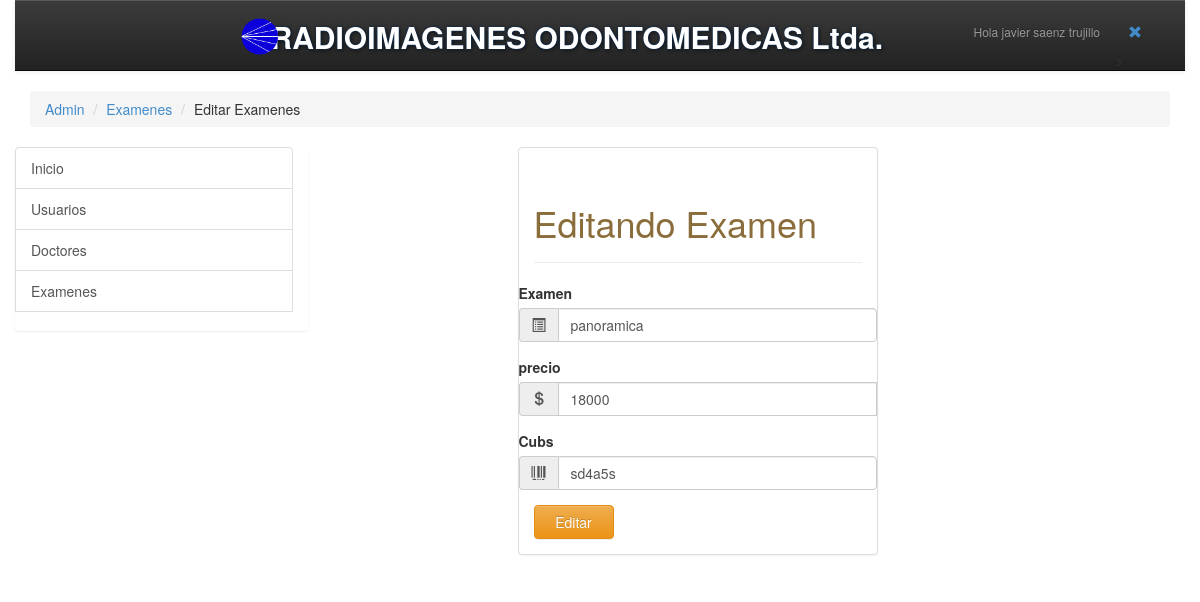
Page /usuarios/admin/tablas/examenes/php/editar.php?id=1 (signed in) on the committed database.
### tables this page shows
CREATE TABLE `usuario` (
  `id_usuario` int(11) NOT NULL,
  `nom_usuario` varchar(40) NOT NULL,
  `nick` varchar(10) NOT NULL,
  `clave` varchar(10) NOT NULL,
  `tipo` int(1) NOT NULL
);

CREATE TABLE `examen` (
  `id_examen` int(11) NOT NULL,
  `nom_examen` varchar(50) NOT NULL,
  `precio` int(7) NOT NULL,
  `cubs` varchar(8) NOT NULL
);

### usuarios/admin/tablas/examenes/php/editar.php (the view, shortened to what this page needs)
<?php
include('../../../../../cp/conexion.php');
$id=$_SESSION['id'];
$sql =" SELECT *
        FROM  usuario
        WHERE id_usuario=$id";
$consulta = $enlace->query($sql);
$reg = $consulta->fetch_object();
if($reg->tipo=="1"){
  $url_logo="../../../../../cp/";
$idusu = $_GET['id'];
$sqlusu =" SELECT *  FROM  examen WHERE id_examen=$idusu ";
$consultausu = $enlace->query($sqlusu);
$regusu = $consultausu->fetch_object();
?>
<!DOCTYPE html>
<html>
<head>
        <link href="../../../../../cp/bootstrap/css/bootstrap.css" rel="stylesheet">
        <link href="../../../../../cp/bootstrap/css/bootstrap-theme.css" rel="stylesheet">
</head>
<body>
<div class="container">
  <header class="row"><nav class="navbar navbar-default navbar-static-top navbar-inverse">
  <div class="container-fluid ">
    <div class="navbar-header  navbar-right">
      <ul class="navbar-nav nav">
         <li ><a href="../../../php/editaru.php" class="navbar-brand"><h6>Hola <?php echo $reg->nom_usuario;?></h6></a></li>
                <li><form action='../../../../../index.php' method='POST'>
                  <a href="#" class="navbar-brand">
                    <center><button id='salir' name='salir' class="btn btn-link" value='1' >
                    <span class="glyphicon glyphicon-remove"></span> </button></center></a></form>
               ></li>
      </ul>
</div>
<center>
<?php require($url_logo.'nombre.php'); ?>
</center>
</nav></header>
<div class="container-fluid row">
<ol class="breadcrumb">
  <li><a href="../../../">Admin</a></li>
  <li><a href="../">Examenes</a></li>
  <li>Editar Examenes</li>
</ol>
</div>
<div class="row">
<div class="list-group col-md-3 hidden-xs " >
<a class="list-group-item" href="../../../">Inicio</a>
<a class="list-group-item"  href="../../usuarios">Usuarios</a>
<a class="list-group-item"  href="../../doctores">Doctores</a>
<a class="list-group-item"  href="../../examenes">Examenes</a>
<br>
</div>
<div class="container-fluid">
  <div class="row">
    <div class="col-md-2"></div>
    <div class="col-xs-12 col-sm-6 col-md-4 col-lg-4">
     <div class="panel-default panel ">
      <div class="panel-body">
        <div class="page-header">
          <h1 class="text-warning">Editando Examen</h1>
        </div>
        <form class="form-horizontal" role="form" action="actualizar_datos.php" method="POST">
           <div class="form-group">
            <label for="usu">Examen</label>
            <div class="input-group">
              <span class="input-group-addon"><span class="glyphicon glyphicon-list-alt"></span></span>
            <input class="form-control" name="name" value="<?php echo $regusu->nom_examen?>">
          </div></div>
          <div class="form-group">
            <label for="usu">precio</label>
            <div class="input-group">
              <span class="input-group-addon"><span class="glyphicon glyphicon-usd"></span></span>
            <input class="form-control" name="precio" value="<?php echo $regusu->precio?>">
          </div></div>
          <div class="form-group">
            <label for="usu">Cubs</label>
            <div class="input-group">
              <span class="input-group-addon"><span class=" glyphicon glyphicon-barcode"></span></span>
            <input class="form-control" name="cubs" value="<?php echo $regusu->cubs?>">
          </div></div>
          <input type="submit" value="Editar" class="btn btn-warning"  id="edi" style="width:80px; "/>
        </form>
      </div>
     </div>
     </div>
  </div>
</div>
</div>
</body>
</html>
<?php }else{
  header("Location:../../../../../error3.php");
}?>

### rows in the picture
usuario: nom_usuario "javier saenz trujillo"
examen: name "panoramica", precio "18000", cubs "sd4a5s"
